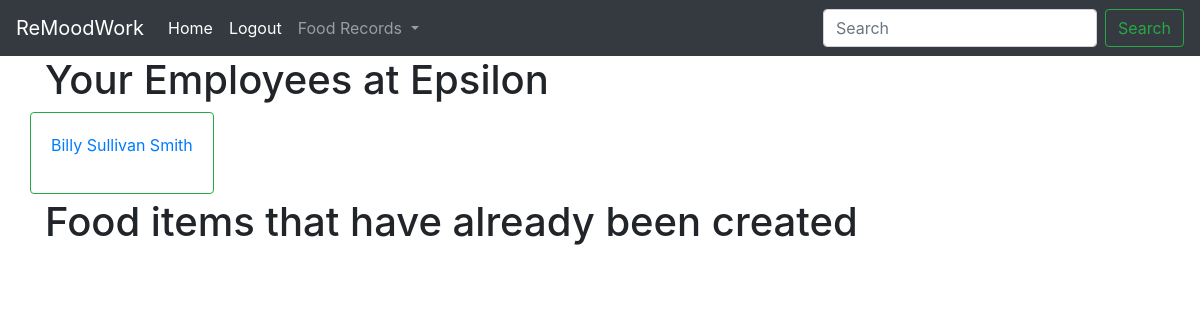
The app's page / (signed in), older data.
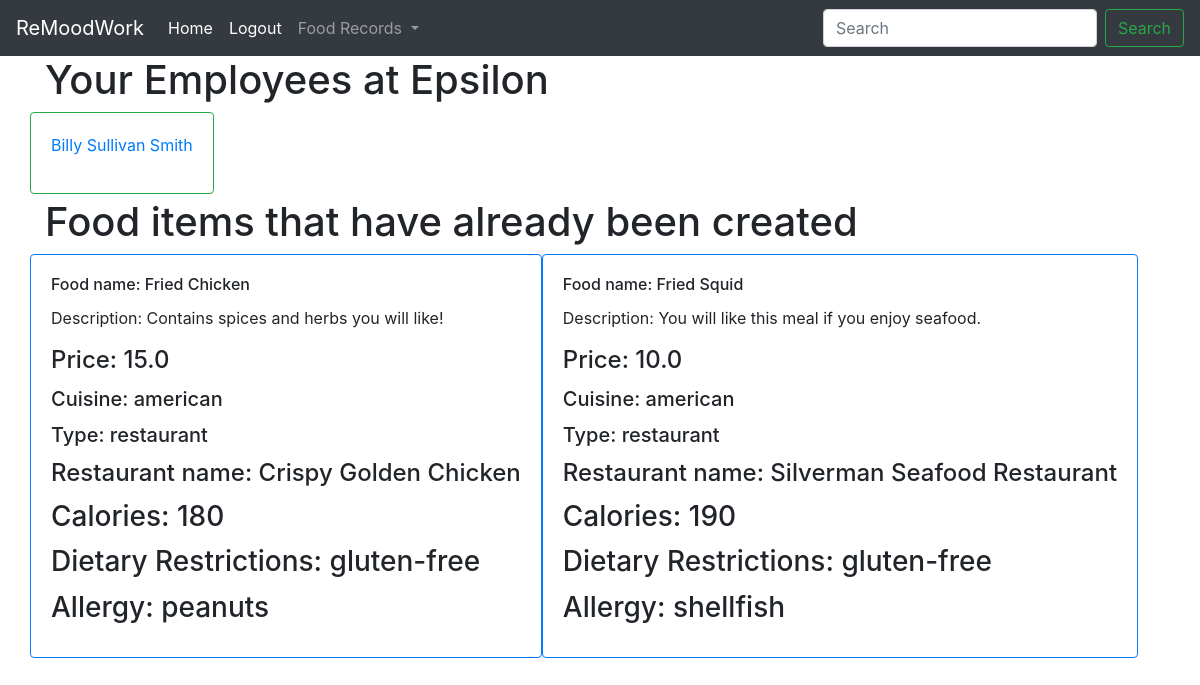
The same page, newer data.
### users/models.py (models this page shows, shortened)
class User(AbstractUser):
    CLASSIFICATION_CHOICE = (
        ("EMPLOYEE", 'Employee'),
        ("EMPLOYER", 'Employer')
    )
    full_name = models.CharField(max_length=205, verbose_name='full name')
    email = models.EmailField(max_length=205, verbose_name='email')
    company_name = models.CharField(max_length=205, verbose_name='company name')
    job_classification_choice = models.CharField(max_length=10, choices=CLASSIFICATION_CHOICE)

class Employee(models.Model):
    user = models.OneToOneField(User, on_delete=models.CASCADE)

### workrecords/models.py (models this page shows, shortened)
class FoodItem(models.Model):
    CUISINE_CHOICES = [
        ('italian', 'Italian'),
        ('american', 'American'),
        ('mexican', 'Mexican'),
        ('asian', 'Asian'),
    ]
    DIETARY_RESTRICTION_CHOICES = [
        ('gluten-free', 'Gluten-free'),
        ('vegetarian', 'Vegetarian')
    ]
    ALLERGY_CHOICES = [
        ('wheat', 'Wheat'),
        ('peanuts', 'Peanuts'),
        ('shellfish', 'Shellfish'),
        ('beef', 'Beef')
    ]
    TYPE_CHOICES = [
        ('restaurant', 'Restaurant'),
        ('recipe', 'Recipe'),
    ]
    food_name = models.CharField(max_length=100)
    description = models.TextField(blank=True, null=True)
    price = models.FloatField(null=True, blank=True)
    cuisine_type = models.CharField(max_length=30, choices=CUISINE_CHOICES)
    food_item_type = models.CharField(max_length=30, choices=TYPE_CHOICES)
    recipe_url = models.URLField(blank=True, null=True)
    restaurant_name = models.CharField(max_length=100, blank=True, null=True)
    calories = models.PositiveIntegerField()
    dietary_restrictions = models.CharField(max_length=100, choices=DIETARY_RESTRICTION_CHOICES)
    allergy = models.CharField(max_length=100, choices=ALLERGY_CHOICES)
    employer = models.ForeignKey(Employer, on_delete=models.SET_NULL, null=True, blank=True)

### workrecords/views.py (the view)
# urls.py: path('', views.home_view, name='remoodwork-home'),
def home_view(request):
    pulse_survey_records, employees_with_same_company_name, employer_exists, employee_exists = [None]*4
    company_name_title = ''
    food_item_lists = None
    employer = None
    if request.user.id:
        curr_user = User.objects.get(pk=request.user.id)
        employer_exists, employee_exists = Employer.objects.filter(user=curr_user)\
            , Employee.objects.filter(user=curr_user)
        if employee_exists.exists():
            employee = Employee.objects.get(user=curr_user)
            pulse_survey_records = PulseSurvey.objects.filter(employee=employee)
        if employer_exists.exists():
            employer = Employer.objects.get(user=curr_user)
            employees_with_same_company_name = Employee.objects.filter(
                user__job_classification_choice = 'EMPLOYEE',
                user__company_name = curr_user.company_name
            )
            company_name_title =  curr_user.company_name
            food_item_lists = FoodItem.objects.filter(employer=employer)
    context =  {
        'user_id': request.user.id,
        'employee_pulse_survey_records': pulse_survey_records,
        'employer_employee_list': employees_with_same_company_name,
        'company_name_title': company_name_title,
        'employer': employer,
        'food_items': food_item_lists
    }
    return render(request=request, template_name='workrecords/home_page.html', context=context)

### workrecords/templates/workrecords/home_page.html (shortened to what this page needs)
{% extends 'workrecords/base.html' %}
{% block content %}
{% if user.is_authenticated %}
<div class="container">
  {% if user.job_classification_choice == "EMPLOYER" %}
    <div class="row">
      <div class="col-12">
        <h1>Your Employees at {{ company_name_title }}</h1>
      </div>
      {% for employee in employer_employee_list %}
        {% if employee not in employer.employees.all %}
          <div class="card border-success mb-1" style="max-width: 30rem;">
            <div class="card-body text-success">
              <a href="{% url 'remoodwork-add-employee' request.user.pk employee.user.pk %}"><p> {{ employee.user.full_name }}</p></a>
            </div>
          </div>
        {% else %}
          <div class="card border-success mb-1" style="max-width: 30rem;">
            <div class="card-body text-success">
              <a href="{% url 'remoodwork-pulse-survey' employee.user.pk request.user.pk %}"><p> {{ employee.user.full_name }}</p></a>
            </div>
          </div>
        {% endif %}
      {% endfor %}
    </div>
    <div class="row">
        <div class="col-12">
            <h1>Food items that have already been created</h1>
        </div>
        {% for food_item in food_items %}
            <div class="card border-primary mb-1">
                <div class="card-body">
                    <h6 class="card-title">
                        Food name: {{ food_item.food_name }}</h6>
                    <p class="card-text">
                        Description: {{ food_item.description }}</p>
                    {% if food_item.price %}
                        <h4 class="card-title">
                            Price: {{ food_item.price }}</h4>
                    {% endif %}
                    <h5 class="card-title">
                        Cuisine: {{ food_item.cuisine_type }}</h5>
                    <h5 class="card-title">
                        Type: {{ food_item.food_item_type }}</h5>
                    {% if food_item.recipe_url %}
                        <h4 class="card-title">
                            Recipe Link: {{ food_item.recipe_url }}</h4>
                    {% elif food_item.restaurant_name %}
                        <h4 class="card-title">
                            Restaurant name: {{ food_item.restaurant_name }}</h4>
                    {% endif %}
                    <h3 class="card-title">Calories: {{ food_item.calories }}</h3>
                    <h3 class="card-title">
                        Dietary Restrictions: {{ food_item.dietary_restrictions }}
                    </h3>
                    <h3 class="card-title">
                        Allergy: {{ food_item.allergy }}
                    </h3>
                </div>
            </div>
        {% endfor %}
    </div>
  {% endif %}
</div>
{% endif %}
{% endblock content %}

### workrecords/templates/workrecords/base.html (shortened to what this page needs)
<!DOCTYPE html>
<html lang="en">
<head>
    <link rel="stylesheet" href="https://cdn.jsdelivr.net/npm/bootstrap@4.4.1/dist/css/bootstrap.min.css">
</head>
<body>
    <nav class="navbar navbar-expand-lg navbar-dark bg-dark">
      <a class="navbar-brand" href="{% url 'remoodwork-home' %}">ReMoodWork</a>
      <div class="collapse navbar-collapse" id="navbarSupportedContent">
        <ul class="navbar-nav mr-auto">
          <li class="nav-item active">
            <a class="nav-link" href="{% url 'remoodwork-home' %}">Home <span class="sr-only">(current)</span></a>
          </li>
            {% if user.is_authenticated %}
                <li class="nav-item active">
                    <a class="nav-link" href="{% url 'remoodwork-logout-user' %}">Logout</a>
                </li>
                {% if user.job_classification_choice == "EMPLOYEE" %}
                    <li class="nav-item dropdown">
                        <a class="nav-link dropdown-toggle" href="#" id="navbarDropdown" role="button" data-toggle="dropdown" aria-haspopup="true" aria-expanded="false">
                            Surveys
                        </a>
                        <div class="dropdown-menu" aria-labelledby="navbarDropdown">
                            <a class="dropdown-item" href="{% url 'remoodwork-pulse-survey' request.user.pk %}">Visit your pulse survey records</a>
                            <a class="dropdown-item" href="{% url 'remoodwork-meal-plan' request.user.pk %}">Visit your assessment survey records</a>
                        </div>
                    </li>
                {% elif user.job_classification_choice == "EMPLOYER" %}
                    <li class="nav-item dropdown">
                        <a class="nav-link dropdown-toggle" href="#" id="navbarFoodDropdown" role="button" data-toggle="dropdown" aria-haspopup="true" aria-expanded="false">
                            Food Records
                        </a>
                    </li>
                {% endif %}
          {% endif %}
        </ul>
        <form class="form-inline my-2 my-lg-0">
          <input class="form-control mr-sm-2" type="search" placeholder="Search" aria-label="Search">
          <button class="btn btn-outline-success my-2 my-sm-0" type="submit">Search</button>
        </form>
      </div>
    </nav>
    <div>
        {% block content %}{% endblock content %}
    </div>
</body>
</html>

Row changes from the older to the newer data that the page shows:
added FoodItem: food_name "Fried Chicken", description "Contains spices and herbs you will like!", price "15.0", cuisine_type "american", food_item_type "restaurant", restaurant_name "Crispy Golden Chicken", calories "180", dietary_restrictions "gluten-free", allergy "peanuts"
added FoodItem: food_name "Fried Squid", description "You will like this meal if you enjoy seafood.", price "10.0", cuisine_type "american", food_item_type "restaurant", restaurant_name "Silverman Seafood Restaurant", calories "190", dietary_restrictions "gluten-free", allergy "shellfish"
